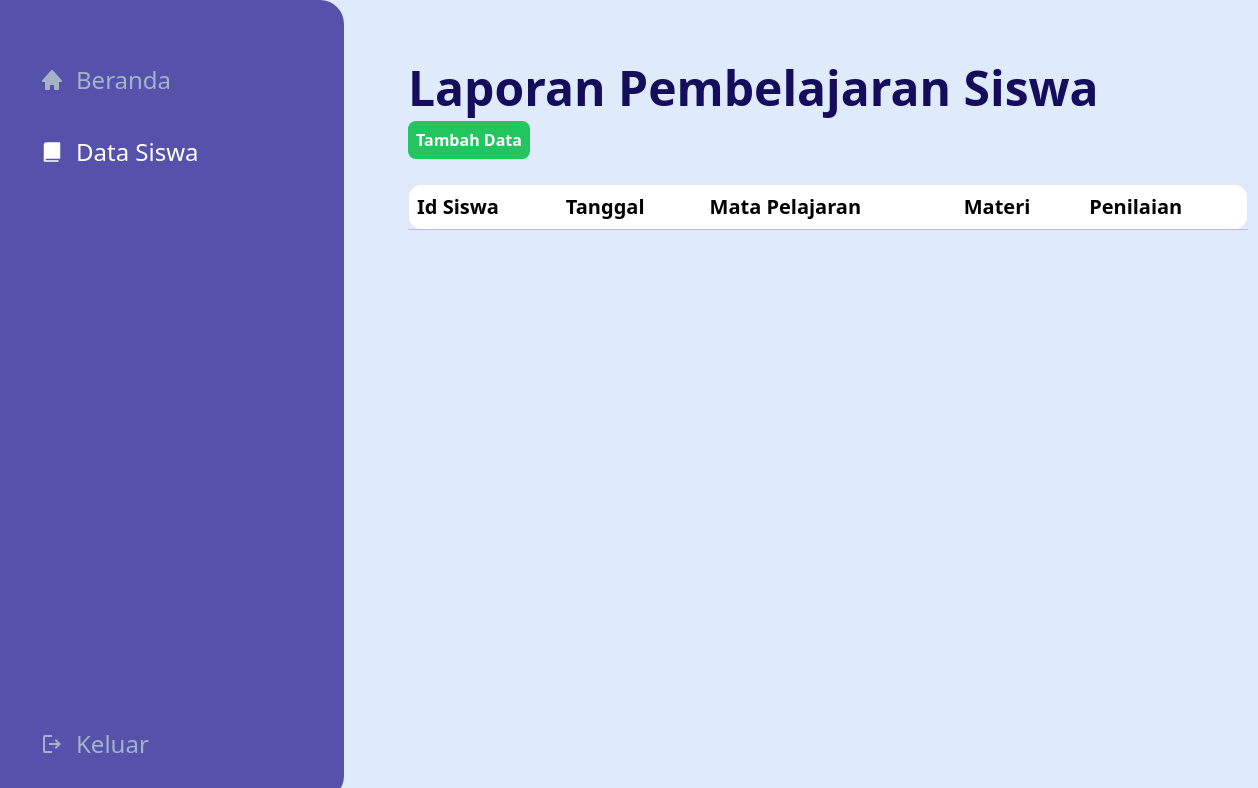
The page /admin_DataPenilaian.php?id_siswa=3371 on the database as committed earlier.
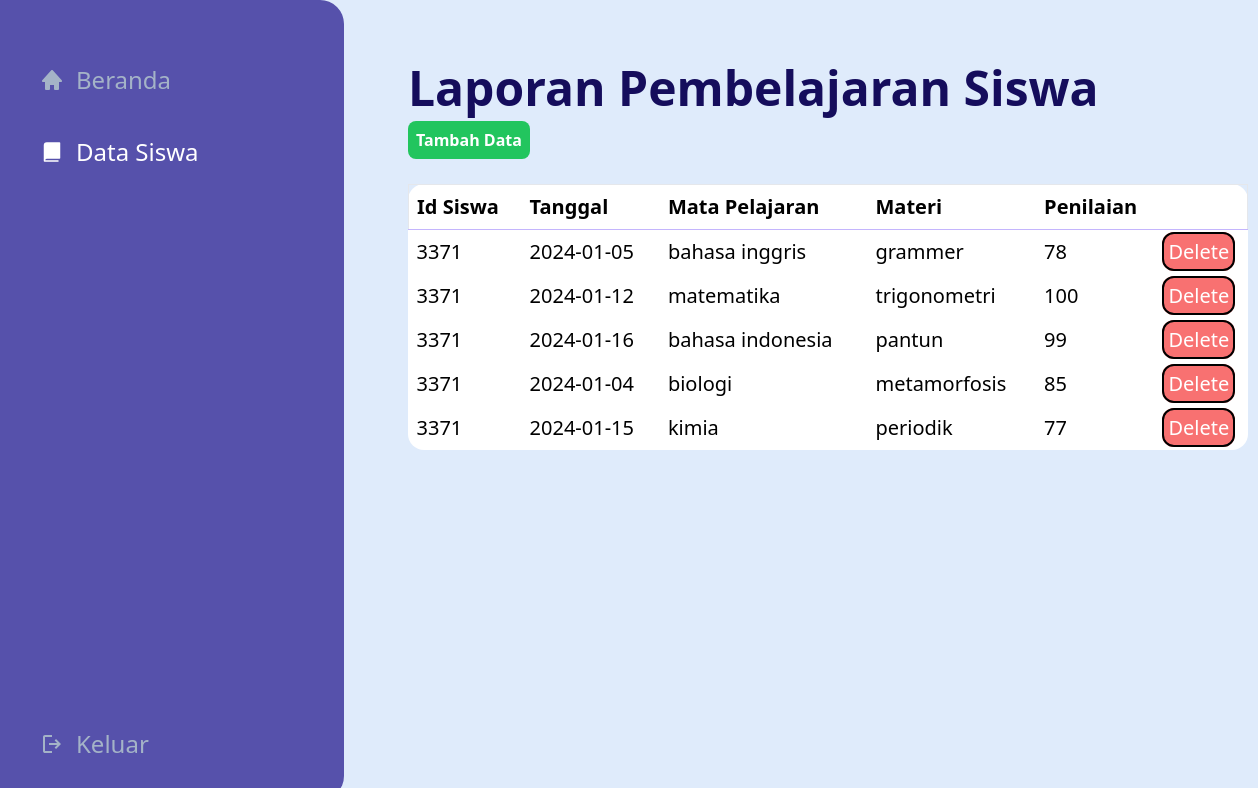
The same page on the database as committed later.
### tables this page shows
CREATE TABLE IF NOT EXISTS `tbl_laporan` (
  `id` int(10) NOT NULL,
  `id_siswa` int(10) NOT NULL,
  `tanggal` date NOT NULL,
  `matpel` varchar(25) NOT NULL,
  `materi` varchar(25) NOT NULL,
  `penilaian` int(11) NOT NULL
);

### src/admin_DataPenilaian.php (the view, shortened to what this page needs)
<?php
    require 'connection.php';
?>
<!doctype html>
<html>
<head>
  <link href="output.css" rel="stylesheet">
</head>
<body class="bg-[#DFEBFB] h-screen flex ">
<header class="bg-[#5651AB] w-[344px] rounded-r-3xl flex flex-col justify-between items-start ">
      <nav class="">
          <ul class="text-[#A4B3C7] text-2xl">
                <li class="m-10 mt-16 flex gap-3 active:text-white hover:text-white  items-center">
                    <a class="active:text-white" href="admin_home.php">Beranda</a>
                </li>
                <li class="m-10 flex gap-3 active:text-white text-white  items-center">
                    <svg xmlns="http://www.w3.org/2000/svg" width="1em" height="1em" viewBox="0 0 256 256"><path fill="currentColor" d="M216 32v160a8 8 0 0 1-8 8H72a16 16 0 0 0-16 16h136a8 8 0 0 1 0 16H48a8 8 0 0 1-8-8V56a32 32 0 0 1 32-32h136a8 8 0 0 1 8 8"/></svg>
                    <a href="admin_dataSiswa.php">Data Siswa</a>
                </li>
            </ul>
        </nav>
        <div class="text-[#A4B3C7] hover:text-white text-2xl m-10 flex gap-3 items-center">
            <svg xmlns="http://www.w3.org/2000/svg" width="1em" height="1em" viewBox="0 0 24 24"><path fill="currentColor" d="M5 21q-.825 0-1.412-.587T3 19V5q0-.825.588-1.412T5 3h7v2H5v14h7v2zm11-4l-1.375-1.45l2.55-2.55H9v-2h8.175l-2.55-2.55L16 7l5 5z"/></svg>
            <a href="<?php $_SERVER['PHP_SELF']; ?>">Keluar</a>
        </div>
    </header>
    <main class="p-16 w-[841px]">
        <h1 class="mb-4 text-5xl font-bold text-[#150D5C]">Laporan Pembelajaran Siswa</h1>
        <a href="admin_formEdit.php" class="font-semibold p-2 bg-green-500 text-white rounded-lg" >Tambah Data</a>
        <table class="table-auto mt-8 bg-white text-xl w-[840px] rounded-2xl  ">
            <thead>
                <tr class="border border-b-violet-300" >
                    <th class="p-2 text-left">Id Siswa</th>
                    <th class="p-2 text-left">Tanggal</th>
                    <th class="p-2 text-left">Mata Pelajaran</th>
                    <th class="p-2 text-left">Materi</th>
                    <th class="p-2 text-left">Penilaian</th>
                </tr>
            </thead>
            <tbody class="">
            <?php
                if(isset($_GET['id_siswa'])){
                    $id_siswa = $_GET['id_siswa'];
                    $query = mysqli_query($con,"SELECT * FROM tbl_laporan WHERE id_siswa = $id_siswa ");
                    if($query){
                        while ($data=mysqli_fetch_array($query)){?>
                        <tr>
                            <td class="p-2 "><?= $data['id_siswa'] ?> </td>
                            <td class="p-2 "><?= $data['tanggal'] ?> </td>
                            <td class="p-2 "><?= $data['matpel'] ?></td>
                            <td class="p-2 "><?= $data['materi'] ?></td>
                            <td class="p-2 "><?= $data['penilaian'] ?></td>
                            <td><a href="deleteNilai.php?id=<?php echo $data['id'] ?>" class="p-1 border border-2 text-white border-black bg-red-400 rounded-xl">Delete</a></td>
                        </tr>
                        <?php } ?>
                        <?php
                    } else {
                        echo "erorr" .mysqli_error($con);
                    }
                }
                ?>
            </tbody>
        </table>
    </main>
</body>
</html>

Rows that differ between the two databases and show on the page:
added tbl_laporan: id_siswa "3371", tanggal "2024-01-05", matpel "bahasa inggris", materi "grammer", penilaian "78"
added tbl_laporan: id_siswa "3371", tanggal "2024-01-12", matpel "matematika", materi "trigonometri", penilaian "100"
added tbl_laporan: id_siswa "3371", tanggal "2024-01-16", matpel "bahasa indonesia", materi "pantun", penilaian "99"
added tbl_laporan: id_siswa "3371", tanggal "2024-01-04", matpel "biologi", materi "metamorfosis", penilaian "85"
added tbl_laporan: id_siswa "3371", tanggal "2024-01-15", matpel "kimia", materi "periodik", penilaian "77"
